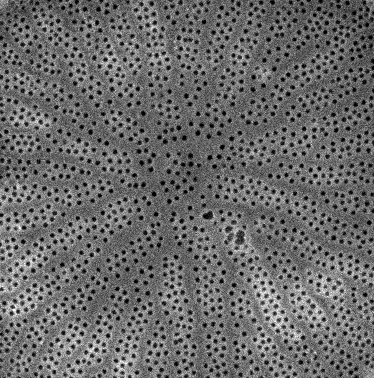
#> input picture work/CNMS/cropped_Wild013.tif, 374 x 378 px
$ jupyter execute 'Blurs, Histograms, Stats.ipynb'
#> lines starting #> are read from the running program, lines starting #| are printed output that depends on the picture; after the words box and inside, x2 and y2 are one past the last pixel; in counts of white or black regions, pixels touching at a corner belong together
[cell 1]
import matplotlib.pyplot as plt
import cv2
img = cv2.imread('cropped_Wild013.tif')
#> img is the input picture: shape (378, 374, 3); min 0, max 255, mean 106.6
blur = cv2.blur(img,(15,15))
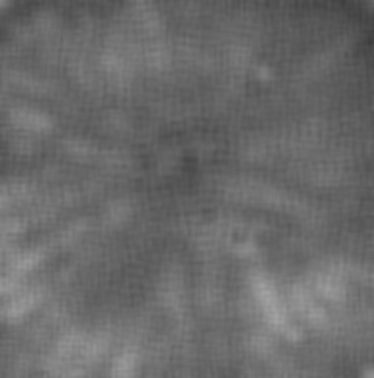
#> blur: shape (378, 374, 3); min 60, max 162, mean 106.6
from matplotlib.colors import LinearSegmentedColormap
cdict2 = {'red':   ((0.0, 0.0, 0.0),
                   (0.1, 1.0, 1.0),
                   (1.0, 1.0, 1.0)),

         'green': ((0.0, 0.0, 0.0),
                   (1.0, 0.0, 0.0)),

        'blue':  ((0.0, 0.0, 0.0),
                   (1.0, 0.0, 0.0))
        }
red2 = LinearSegmentedColormap('Red2', cdict2)
from skimage.filters import threshold_otsu
thotsu=threshold_otsu(blur)
#> thotsu = 109
otsublur = blur[:,:,0]> thotsu
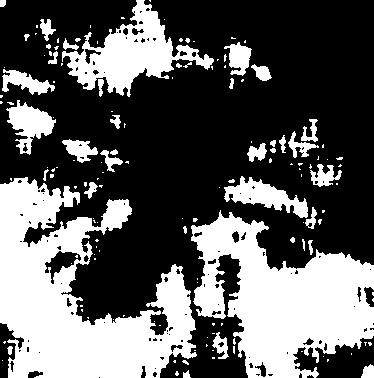
#> otsublur: shape (378, 374) bool; 36.7% white; 147 white regions (107 under 20 px), largest, box (x1, y1, x2, y2) and area: (0, 177, 197, 378) 21328, (191, 210, 374, 378) 16938, (62, 0, 214, 97) 5441

from skimage.morphology import skeletonize
otsuskeleton = skeletonize(otsublur)
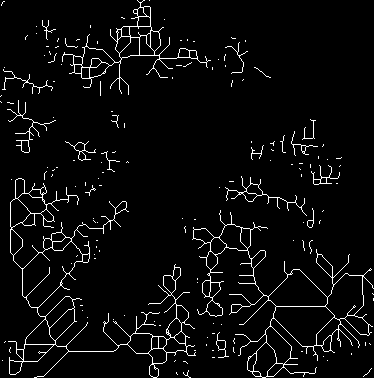
#> otsuskeleton: shape (378, 374) bool; 4.3% white in thin lines or dots
imgplot = plt.imshow(img, alpha=0.9)
ax = plt.subplot()
ax.imshow(otsuskeleton, cmap=red2, interpolation='sinc', alpha=.42)

[cell 2]
import numpy as np
import cv2 as cv
from matplotlib import pyplot as plt
img = cv.imread('cropped_Wild013.tif',0)
#> img: shape (378, 374); min 0, max 255, mean 106.6
plt.hist(img.ravel(),256,[0,256]); plt.show()
#> after `plt.hist(img.ravel(), 256, [0, 256])`:
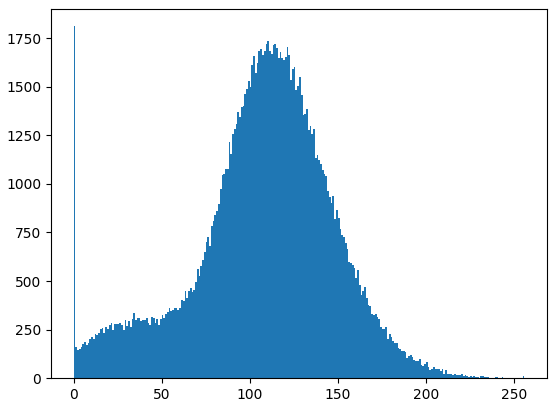
#> figure drawn by matplotlib, 1 panel; tallest bar 1811 high, from x = 0 to 1

np.mean(img)
#> Out = 106.6

[cell 3]
np.std(img)
#> Out = 40.48

[cell 4]
from PIL import Image
im = Image.open("cropped_Wild013.tif")

[cell 5]
im.quantize(5,0)
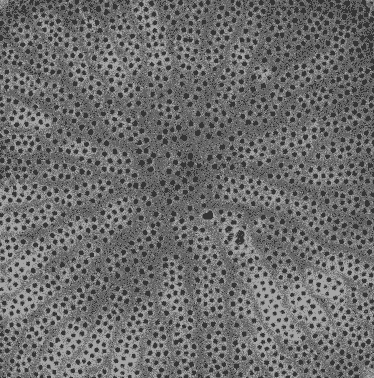
#> Out: PIL image 374x378 P; min 52, max 166, mean 109

[cell 6]
image=im.quantize(5,0)
image.save('simple_Wild013.tif')

[cell 7]
newimg = cv.imread('simple_Wild013.tif',0)
#> newimg: shape (378, 374); min 52, max 166, mean 109
plt.hist(newimg.ravel(),256,[0,256]); plt.show()
#> after `plt.hist(newimg.ravel(), 256, [0, 256])`:
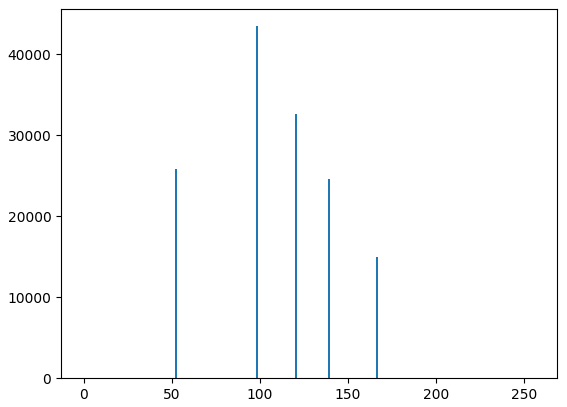
#> figure drawn by matplotlib, 1 panel; tallest bar 43434 high, from x = 98 to 99

[cell 8]
blur = cv2.blur(newimg,(5, 5))
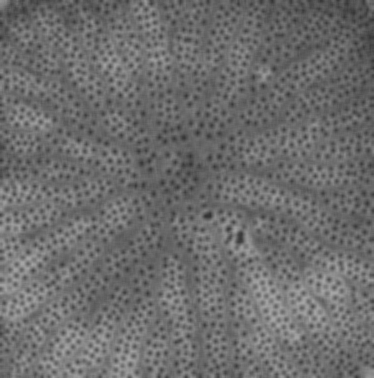
#> blur: shape (378, 374); min 52, max 166, mean 109
plt.subplot(121),plt.imshow(newimg)
plt.xticks([]), plt.yticks([])
plt.subplot(122),plt.imshow(blur)
plt.xticks([]), plt.yticks([])
plt.show()
np.shape(blur)
#> Out = (378, 374)

[cell 9]
from skimage.filters import threshold_otsu
th=threshold_otsu(newimg)
#> th = 98
print(th)
#| 98
print(newimg)
#> (printed output is left out)
np.shape(newimg)
#> Out = (378, 374)

[cell 10]
blur_threshold = blur[:,:] > th
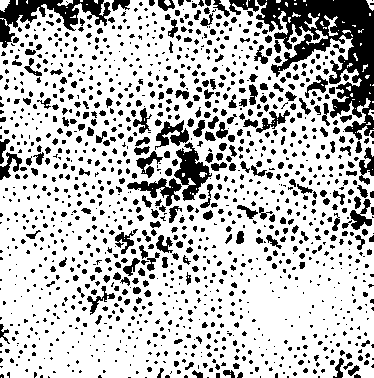
#> blur_threshold: shape (378, 374) bool; 74.7% white; 1336 black regions (951 under 20 px), largest, box (x1, y1, x2, y2) and area: (256, 0, 374, 140) 6666, (0, 0, 111, 48) 1929, (174, 142, 212, 201) 1010
plt.imshow(blur_threshold)

[cell 11]
threshold = newimg[:,:] < th
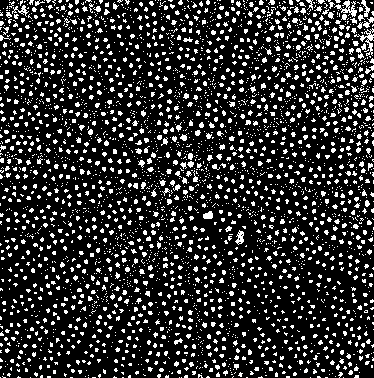
#> threshold: shape (378, 374) bool; 18.2% white in thin lines or dots
plt.imshow(threshold)

[cell 12]
from skimage.morphology import skeletonize
skeleton = skeletonize(blur_threshold)
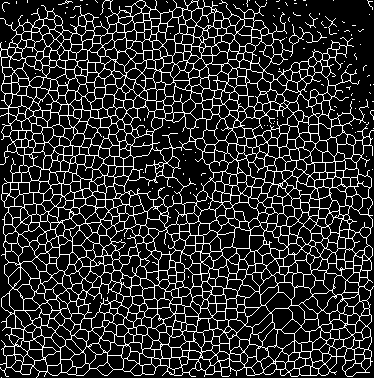
#> skeleton: shape (378, 374) bool; 16.7% white in thin lines or dots
ax = plt.subplot()

from matplotlib.colors import LinearSegmentedColormap
cdict2 = {'red':   ((0.0, 0.0, 0.0),
                   (0.1, 1.0, 1.0),
                   (1.0, 1.0, 1.0)),

         'green': ((0.0, 0.0, 0.0),
                   (1.0, 0.0, 0.0)),

        'blue':  ((0.0, 0.0, 0.0),
                   (1.0, 0.0, 0.0))
        }
red2 = LinearSegmentedColormap('Red2', cdict2)
ax.imshow(skeleton, cmap=red2, interpolation= 'bilinear')

$ run again, with work/CNMS/cropped_Wild004.tif copied over work/CNMS/cropped_Wild013.tif
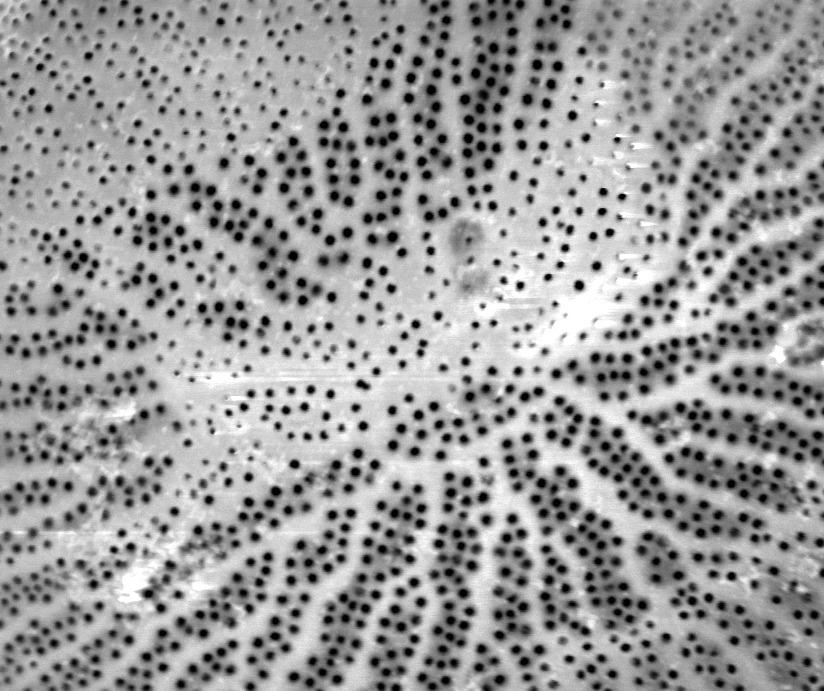
#> input picture work/CNMS/cropped_Wild004.tif, 824 x 691 px
#> img is the input picture: shape (691, 824, 3); min 0, max 255, mean 153.9
#> thotsu = 153
#> `otsublur = blur[:,:,0]> thotsu`:
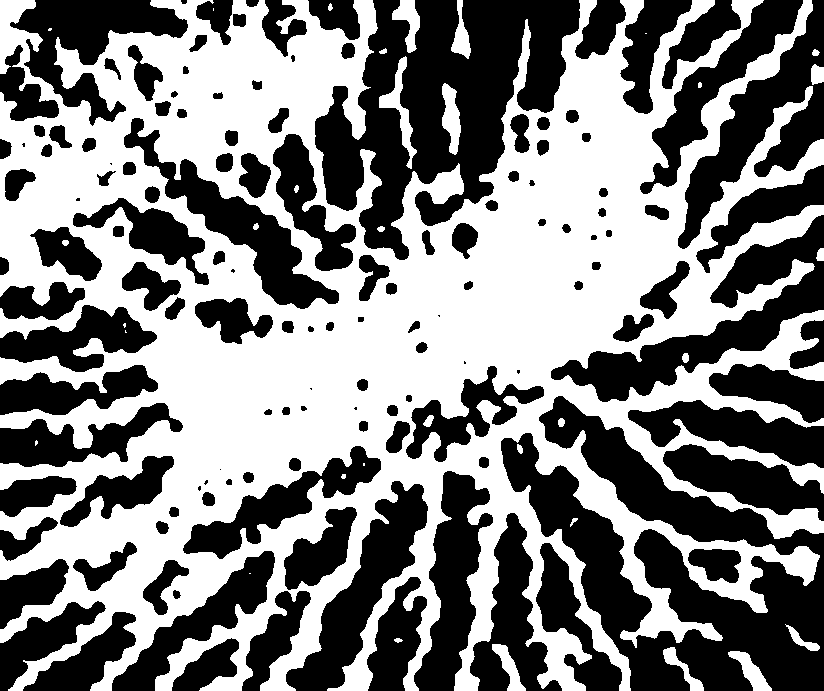
#> otsublur: shape (691, 824) bool; 51% white; 137 black regions (12 under 20 px), largest, box (x1, y1, x2, y2) and area: (501, 396, 824, 691) 39754, (315, 0, 580, 260) 34688, (551, 215, 824, 402) 13486
#> otsuskeleton: shape (691, 824) bool; 3.2% white in thin lines or dots
#> img: shape (691, 824)
#> `np.mean(img)`: Out = 153.9
#> `np.std(img)`: Out = 56.74
#> th = 72
#| 72
#> (printed output is left out)
#> blur_threshold: shape (691, 824) bool; 95.4% white; 1151 black regions (586 under 20 px), largest, box (x1, y1, x2, y2) and area: (475, 64, 499, 115) 355, (727, 464, 760, 489) 239, (473, 0, 497, 26) 226
#> threshold: shape (691, 824) bool; every value is 0
#> `skeleton = skeletonize(blur_threshold)`:
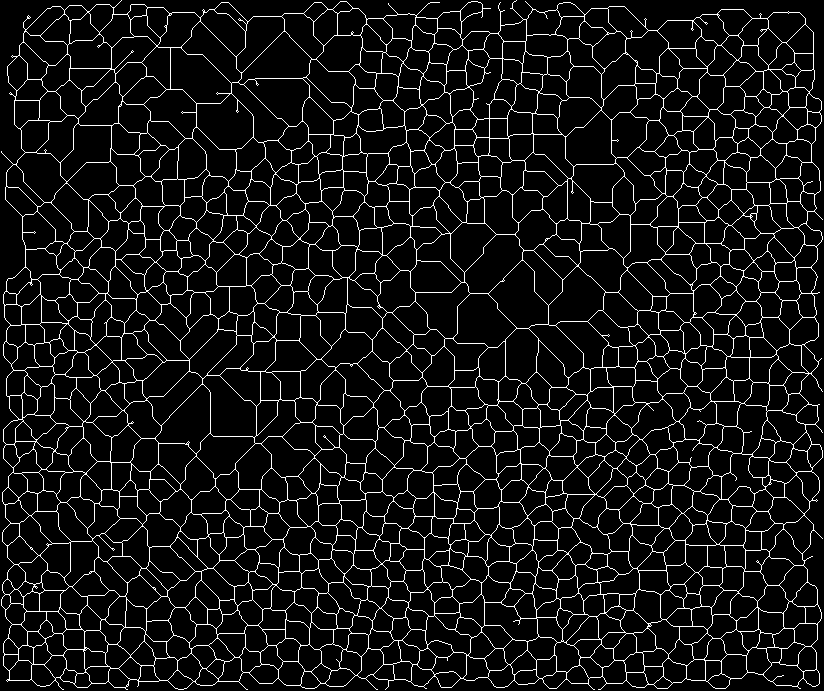
#> skeleton: shape (691, 824) bool; 7.7% white in thin lines or dots

$ run again, with work/CNMS/cropped_Wild006.tif copied over work/CNMS/cropped_Wild013.tif
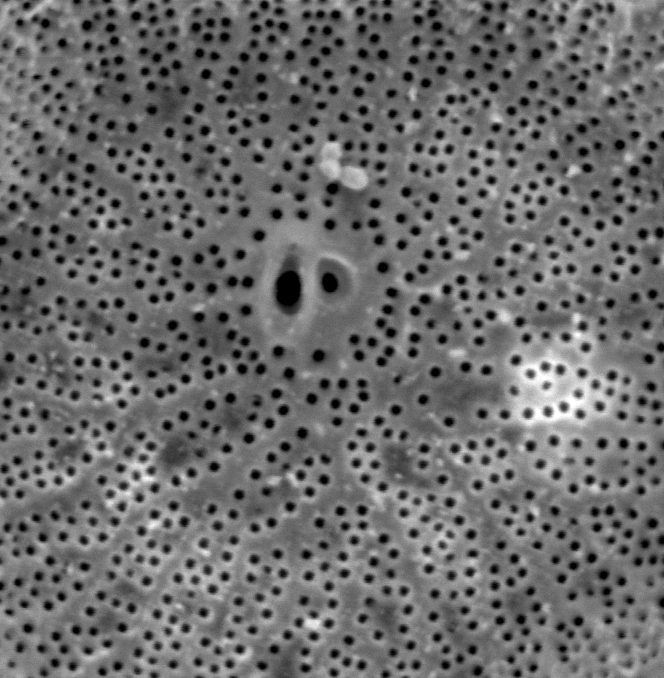
#> input picture work/CNMS/cropped_Wild006.tif, 664 x 678 px
#> img is the input picture: shape (678, 664, 3); min 0, max 255, mean 107.4
#> thotsu = 108
#> otsublur: shape (678, 664) bool; 46.6% white; 94 white regions (24 under 20 px), largest, box (x1, y1, x2, y2) and area: (0, 0, 664, 678) 188234, (0, 0, 94, 205) 8846, (543, 0, 592, 68) 1560
#> otsuskeleton: shape (678, 664) bool; 3.5% white in thin lines or dots
#> img: shape (678, 664)
#> `np.mean(img)`: Out = 107.4
#> `np.std(img)`: Out = 38.44
#> th = 55
#| 55
#> (printed output is left out)
#> blur_threshold: shape (678, 664) bool; 96.1% white; 913 black regions (594 under 20 px), largest, box (x1, y1, x2, y2) and area: (276, 259, 300, 313) 873, (161, 88, 178, 119) 251, (165, 441, 186, 464) 235
#> threshold: shape (678, 664) bool; every value is 0
#> `skeleton = skeletonize(blur_threshold)`:
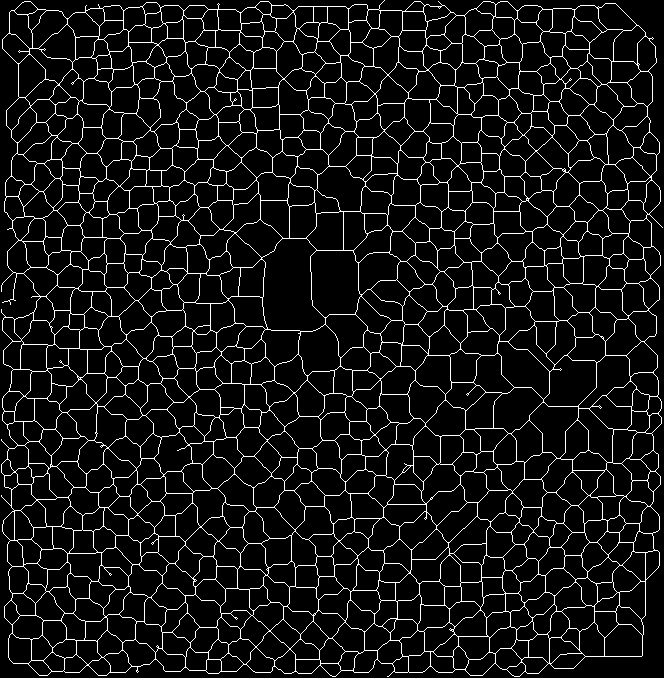
#> skeleton: shape (678, 664) bool; 7.8% white in thin lines or dots
